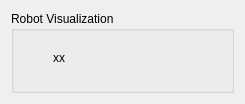
     <widget class="QWidget" name="page_vis">
      <layout class="QGridLayout" name="gridLayout_18">
       <item row="0" column="0">
        <widget class="QGroupBox" name="groupBox_6">
         <property name="minimumSize">
          <size>
           <width>0</width>
           <height>0</height>
          </size>
         </property>
         <property name="maximumSize">
          <size>
           <width>16777215</width>
           <height>2000</height>
          </size>
         </property>
         <property name="styleSheet">
          <string notr="true">QPushButton{
background-color: rgb(78, 170, 190);
border:0;
border-radius:8;
color: rgb(255, 255, 255);
font: 11pt &quot;Ubuntu&quot;;
}
QPushButton::hover{
background-color: rgb(78, 170, 190,200);
}
QPushButton::pressed{
background-color: rgb(78, 170, 190,100);
}</string>
         </property>
         <property name="title">
          <string>Robot Visualization</string>
         </property>
         <layout class="QGridLayout" name="gridLayout_8">
          <property name="leftMargin">
           <number>5</number>
          </property>
          <property name="rightMargin">
           <number>5</number>
          </property>
          <item row="1" column="0" colspan="3">
           <widget class="QWidget" name="rvizWidget" native="true">
            <property name="minimumSize">
             <size>
              <width>0</width>
              <height>0</height>
             </size>
            </property>
           </widget>
          </item>
          <item row="0" column="1">
           <widget class="QWSwitcher" name="switcher_" native="true">
            <property name="minimumSize">
             <size>
              <width>75</width>
              <height>35</height>
             </size>
            </property>
            <property name="maximumSize">
             <size>
              <width>70</width>
              <height>35</height>
             </size>
            </property>
           </widget>
          </item>
          <item row="0" column="2">
           <spacer name="horizontalSpacer_7">
            <property name="orientation">
             <enum>Qt::Horizontal</enum>
            </property>
            <property name="sizeHint" stdset="0">
             <size>
              <width>40</width>
              <height>20</height>
             </size>
            </property>
           </spacer>
          </item>
          <item row="0" column="0">
           <widget class="QLabel" name="label_10">
            <property name="minimumSize">
             <size>
              <width>80</width>
              <height>0</height>
             </size>
            </property>
            <property name="maximumSize">
             <size>
              <width>80</width>
              <height>16777215</height>
             </size>
            </property>
            <property name="text">
             <string>xx</string>
            </property>
            <property name="alignment">
             <set>Qt::AlignCenter</set>
            </property>
           </widget>
          </item>
         </layout>
        </widget>
       </item>
      </layout>
     </widget>
